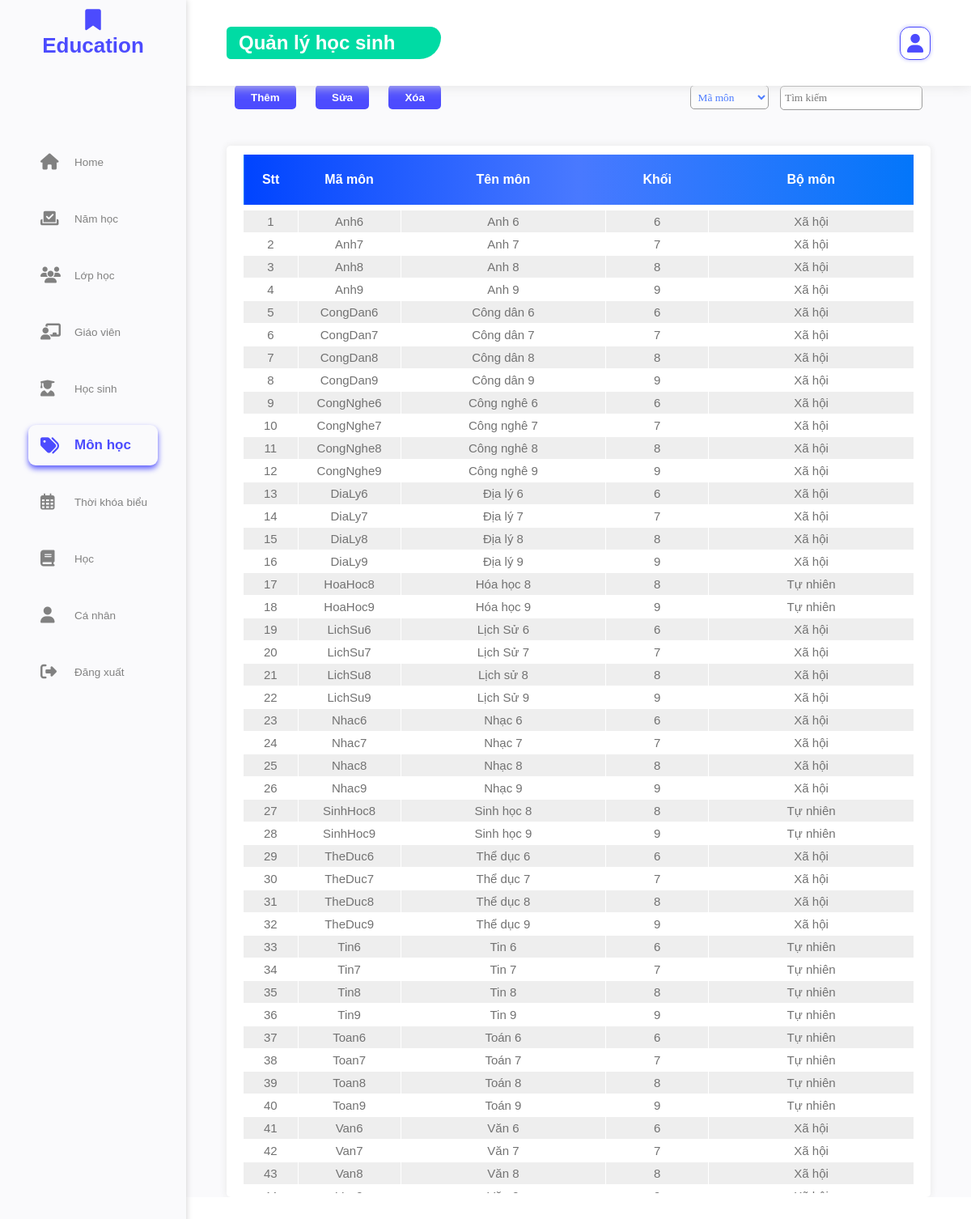
The app's page /Admin/monhoc.php (signed in) with its own data.
### tables this page shows
CREATE TABLE `monhoc` (
  `MaMon` varchar(50) NOT NULL,
  `TenMon` varchar(200) NOT NULL,
  `Khoi` int(11) NOT NULL,
  `MaBoMon` varchar(50) NOT NULL
);

CREATE TABLE `bomon` (
  `MaBoMon` varchar(50) NOT NULL,
  `TenBoMon` varchar(200) NOT NULL
);

### Admin/LogIn/sql.php (called while the page is built, shortened)
<?php
    class SQL{
        var $locahost;
        var $user;
        var $pass;
        var $database;
        function __construct()
        {
             $this->locahost = "localhost";
            $this->user = "root";
            $this->pass = "";
            $this->database = 'quanlyhocsinh5';
        }
        public function getconnect()
        {
            return new mysqli($this->locahost,$this->user,$this->pass,$this->database);
        }
        public function getdata($query)
        {
            $sql = $this->getconnect();
            $data = $sql->query($query);
            return $data;
        }
    }
?>

### Admin/monhoc.php (the view, shortened to what this page needs)
<?php
    require_once "./LogIn/checkloginadmin.php";
    require_once "./LogIn/sql.php";
    $sql = new SQL();
?>
<!DOCTYPE html>
<html lang="en">
<head>
    <link rel="stylesheet" href="./Css/style.css">
</head>
<body>
    <nav>
        <div class="menu_top">
            <i class="fas fa-bookmark"></i>
            <p>Education</p>
        </div>
        <div class="menu_mid">
            <ul class="menu_main">
                <li class="li1 "><a href="./admin.php" class="taga"><i class="fas fa-home i_normal " ></i><p >Home</p></a></li>
                <li class="li1"><a href="./namhoc.php" class="taga"><i class="fas fa-vote-yea i_normal"></i><p>Năm học</p></a></li>
                <li class="li1 "><a href="./lophoc.php" class="taga"><i class="fas fa-users i_normal "></i></i><p>Lớp học</p></a></li>
                <li class="li1 "><a href="./giaovien.php" class="taga"><i class="fas fa-chalkboard-teacher i_normal"></i><p>Giáo viên</p></a></li>
                <li class="li1 "><a href="./hocsinh.php" class="taga"><i class="fas fa-user-graduate i_normal "></i><p >Học sinh</p></a></li>
                <li class="li1 test"><a href="./monhoc.php" class="taga"><i class="fas fa-tags i_normal i_to"></i><p class="to">Môn học</p></a></li>
                <li class="li1"><a href="./thoikhoabieu.php" class="taga"><i class="far fa-calendar-alt i_normal"></i><p>Thời khóa biểu</p></a></li>
                <li class="li1"><a href="./hoc.php" class="taga"><i class="fas fa-book i_normal"></i><p>Học</p></a></li>
                <li class="li1"><a href="./canhan.php" class="taga"><i class="fas fa-user i_normal"></i><p>Cá nhân</p></a></li>
                <li class="li1"><a href="#" id="logout_btn" class="taga"><i class="fas fa-sign-out-alt i_normal"></i><p>Đăng xuất</p></a></li>
            </ul>
        </div>
    </nav>
    <section>
        <header>
            <div class="account">
                <i class="fas fa-user"></i>
            </div>
            <div>
                <h1>Quản lý học sinh</h1>
            </div>
        </header>
        <div class="con">
            <div class="content">
            <div class="chucnang">
                    <div class="chucnangchinh">
                        <input type="button" value="Thêm" id="add_btn">
                        <input type="button" value="Sửa" id="update_btn">
                        <input type="button" value="Xóa" id="delete_btn">
                    </div>
                    <div class="timkiem">
                        <select name="luachontimkiem" class="luachon" id="sel_search">
                            <option value="MaMon">Mã môn</option>
                        </select>
                        <input type="search" placeholder="Tìm kiếm" id="search">
                    </div>
                </div>
                <div class="content_content">
                    <table class="tenbang" cellspacing="0" width="100%" style="margin-bottom: 5px; width: calc(100%-15px);">
                        <tr class="bangtieude">
                            <th width="8%" >Stt</th>
                            <th width="15%">Mã môn</th>
                            <th width="30%">Tên môn</th>
                            <th width="15%">Khối</th>
                            <th width="30%">Bộ môn</th>
                        </tr>
                    </table>
                    <div class="thongtinbang">
                        <table id="table_class" class="bangnd" border="1" cellspacing="0" width="100%">
                            <?php
                                $query = "SELECT * from monhoc inner join bomon on monhoc.MaBoMon = bomon.MaBoMon";
                                $data_monhoc_bang = $sql->getdata($query);
                                $i=1;
                                while($row = $data_monhoc_bang->fetch_assoc()){
                                    echo "
                                        <tr class=\"class noidungbang\">
                                            <td align=\"center\" width=\"8%\" >".$i."</td>
                                            <td align=\"center\" width=\"15%\">".$row['MaMon']."</td>
                                            <td align=\"center\" width=\"30%\">".$row['TenMon']."</td>
                                            <td align=\"center\" width=\"15%\">".$row['Khoi']."</td>
                                            <td align=\"center\" width=\"30%\">".$row['TenBoMon']."</td>
                                        </tr>
                                    ";
                                    $i++;
                                }
                            ?>
                        </table>
                    </div>
                </div>
            </div>
        </div>
    </section>
</body>
</html>

### Admin/assets/Css/style.css (style rules this page uses)
* { margin: 0; padding: 0; }
ul { list-style: none; }
a { color: black; text-decoration: none; }
body { min-width: 800px; height: 100vh; width: 100%; display: flex; font-family: "Montserrat",Arial,Helvetica,sans-serif; }
input, select { font-family: "Montserrat"; }
select { background-color: #fcfcfc; border-color: #4979ff; color: #4979ff; outline: none; }
nav { width: 230px; background-color: #fafafc; z-index: 2; position: fixed; height: 100vh; box-shadow: 0 0 8px rgb(207, 206, 207); }
.menu_top { height: 65px; font-size: 26px; text-align: center; padding: 10px; font-weight: 600; color: #4c4bfe; }
.menu_mid { display: flex; justify-content: center; padding: 0 35px; margin-bottom: 100px; margin-top: 70px; }
.menu_main { width: 100%; }
.menu_main .i_normal { font-size: 20px; min-width: 42px; transition: 0.25s; }
.menu_main .li1 { height: 50px; max-height: 70px; overflow: hidden; width: 100%; display: flex; align-items: center; margin: 20px 0; transition: 0.5s; box-sizing: border-box; }
.menu_main a { display: flex; align-items: center; box-sizing: border-box; padding-left: 15px; color: #818181; font-size: 13.5px; transition: 0.15s; height: 100%; width: 100%; }
.menu_main .to { font-size: 17px; color: #4c4bfe; font-weight: 600; }
.menu_main .i_to { color: #4c4bfe; font-size: 23px; }
.test { border-radius: 9px; box-shadow: 0 4px 7px #5d5dfc; }
section { flex: 1; position: relative; display: flex; flex-direction: column; margin-left: 230px; height: 100%; }
header { width: 100%; height: 7%; box-shadow: 0px 0 15px #e0e0e0; box-sizing: border-box; background-color: white; position: absolute; z-index: 1; display: flex; padding: 0 50px; flex-direction: row-reverse; align-items: center; justify-content: space-between; }
header h1 { color: white; height: 40px; line-height: 40px; padding-left: 15px; width: 250px; border-radius: 10px 25px 50px 10px; background-color: #00dba4; }
.account { display: flex; font-size: 14.5px; font-weight: 600; color: #818181; align-items: center; }
.account i { font-size: 23px; margin-left: 20px; padding: 8px; border-radius: 12px; box-shadow: 0 0 5px #b9b9fc; color: #4c4bfe; border: 1px solid #4c4bfe; }
.con { flex: 1; z-index: 0; height: auto; display: flex; width: 100%; position: absolute; height: 93%; top: 65px; }
.content { background-color: #fafafc; width: 100%; padding: 30px 50px 0px 50px; display: flex; flex-direction: column; height: 100%; box-sizing: border-box; justify-content: space-between; overflow: auto; }
.chucnang { margin: 10px 0; display: flex; justify-content: space-between; height: 6%; }
.chucnang input { margin: 0 10px; padding: 3px 10px; }
.chucnang input[type='button'],.noidungcontent_tkb button { border: none; background-color: #4c4bfe; color: white; padding: 0 20px; height: 30px; font-weight: bold; font-family: "Montserrat",Arial,Helvetica,sans-serif; border-radius: 5px; }
.chucnang input[type='search'],.luachon { height: 30px; border-radius: 5px; border: 0.5px solid rgb(155, 155, 155); padding: 5px; outline: none; }
.content_content { background-color: white; margin: 0; height: 94%; width: 100%; padding: 10px 20px; border-radius: 5px; box-shadow: 0 0 10px rgb(231, 231, 231); box-sizing: border-box; }
table { border-collapse: collapse; }
.content_content table,tr { border: 0.1px solid rgb(255, 255, 255); }
.tenbang { height: 5%; }
.bangtieude { height: 40px; background-image: linear-gradient(to left, #0376fa, #4979ff, #0044ff); color: white; border-radius: 5px; overflow: hidden; }
.thongtinbang { height: 95%; overflow-y: scroll; scrollbar-width: 2px; scrollbar-color: #000000 #f0f0f0; scrollbar-width: thin; }
.noidungbang td { border: 0.1px solid #ffffff; height: 27px; text-align: center; font-size: 15px; color: #727272; cursor: pointer; }
.class_bold { background-color: #eeeeee; }

### records on screen
monhoc: MaMon "Anh6", TenMon "Anh 6", Khoi "6", MaBoMon.TenBoMon "Xã hội"
monhoc: MaMon "Anh7", TenMon "Anh 7", Khoi "7", MaBoMon.TenBoMon "Xã hội"
monhoc: MaMon "Anh8", TenMon "Anh 8", Khoi "8", MaBoMon.TenBoMon "Xã hội"
monhoc: MaMon "Anh9", TenMon "Anh 9", Khoi "9", MaBoMon.TenBoMon "Xã hội"
monhoc: MaMon "CongDan6", TenMon "Công dân 6", Khoi "6", MaBoMon.TenBoMon "Xã hội"
monhoc: MaMon "CongDan7", TenMon "Công dân 7", Khoi "7", MaBoMon.TenBoMon "Xã hội"
monhoc: MaMon "CongDan8", TenMon "Công dân 8", Khoi "8", MaBoMon.TenBoMon "Xã hội"
monhoc: MaMon "CongDan9", TenMon "Công dân 9", Khoi "9", MaBoMon.TenBoMon "Xã hội"
monhoc: MaMon "CongNghe6", TenMon "Công nghê 6", Khoi "6", MaBoMon.TenBoMon "Xã hội"
monhoc: MaMon "CongNghe7", TenMon "Công nghê 7", Khoi "7", MaBoMon.TenBoMon "Xã hội"
monhoc: MaMon "CongNghe8", TenMon "Công nghê 8", Khoi "8", MaBoMon.TenBoMon "Xã hội"
monhoc: MaMon "CongNghe9", TenMon "Công nghê 9", Khoi "9", MaBoMon.TenBoMon "Xã hội"
monhoc: MaMon "DiaLy6", TenMon "Địa lý 6", Khoi "6", MaBoMon.TenBoMon "Xã hội"
monhoc: MaMon "DiaLy7", TenMon "Địa lý 7", Khoi "7", MaBoMon.TenBoMon "Xã hội"
monhoc: MaMon "DiaLy8", TenMon "Địa lý 8", Khoi "8", MaBoMon.TenBoMon "Xã hội"
monhoc: MaMon "DiaLy9", TenMon "Địa lý 9", Khoi "9", MaBoMon.TenBoMon "Xã hội"
monhoc: MaMon "HoaHoc8", TenMon "Hóa học 8", Khoi "8", MaBoMon.TenBoMon "Tự nhiên"
monhoc: MaMon "HoaHoc9", TenMon "Hóa học 9", Khoi "9", MaBoMon.TenBoMon "Tự nhiên"
monhoc: MaMon "LichSu6", TenMon "Lịch Sử 6", Khoi "6", MaBoMon.TenBoMon "Xã hội"
monhoc: MaMon "LichSu7", TenMon "Lịch Sử 7", Khoi "7", MaBoMon.TenBoMon "Xã hội"
monhoc: MaMon "LichSu8", TenMon "Lịch sử 8", Khoi "8", MaBoMon.TenBoMon "Xã hội"
monhoc: MaMon "LichSu9", TenMon "Lịch Sử 9", Khoi "9", MaBoMon.TenBoMon "Xã hội"
monhoc: MaMon "Nhac6", TenMon "Nhạc 6", Khoi "6", MaBoMon.TenBoMon "Xã hội"
monhoc: MaMon "Nhac7", TenMon "Nhạc 7", Khoi "7", MaBoMon.TenBoMon "Xã hội"
monhoc: MaMon "Nhac8", TenMon "Nhạc 8", Khoi "8", MaBoMon.TenBoMon "Xã hội"
monhoc: MaMon "Nhac9", TenMon "Nhạc 9", Khoi "9", MaBoMon.TenBoMon "Xã hội"
monhoc: MaMon "SinhHoc8", TenMon "Sinh học 8", Khoi "8", MaBoMon.TenBoMon "Tự nhiên"
monhoc: MaMon "SinhHoc9", TenMon "Sinh học 9", Khoi "9", MaBoMon.TenBoMon "Tự nhiên"
monhoc: MaMon "TheDuc6", TenMon "Thể dục 6", Khoi "6", MaBoMon.TenBoMon "Xã hội"
monhoc: MaMon "TheDuc7", TenMon "Thể dục 7", Khoi "7", MaBoMon.TenBoMon "Xã hội"
monhoc: MaMon "TheDuc8", TenMon "Thể dục 8", Khoi "8", MaBoMon.TenBoMon "Xã hội"
monhoc: MaMon "TheDuc9", TenMon "Thể dục 9", Khoi "9", MaBoMon.TenBoMon "Xã hội"
monhoc: MaMon "Tin6", TenMon "Tin 6", Khoi "6", MaBoMon.TenBoMon "Tự nhiên"
monhoc: MaMon "Tin7", TenMon "Tin 7", Khoi "7", MaBoMon.TenBoMon "Tự nhiên"
monhoc: MaMon "Tin8", TenMon "Tin 8", Khoi "8", MaBoMon.TenBoMon "Tự nhiên"
monhoc: MaMon "Tin9", TenMon "Tin 9", Khoi "9", MaBoMon.TenBoMon "Tự nhiên"
monhoc: MaMon "Toan6", TenMon "Toán 6", Khoi "6", MaBoMon.TenBoMon "Tự nhiên"
monhoc: MaMon "Toan7", TenMon "Toán 7", Khoi "7", MaBoMon.TenBoMon "Tự nhiên"
monhoc: MaMon "Toan8", TenMon "Toán 8", Khoi "8", MaBoMon.TenBoMon "Tự nhiên"
monhoc: MaMon "Toan9", TenMon "Toán 9", Khoi "9", MaBoMon.TenBoMon "Tự nhiên"
monhoc: MaMon "Van6", TenMon "Văn 6", Khoi "6", MaBoMon.TenBoMon "Xã hội"
monhoc: MaMon "Van7", TenMon "Văn 7", Khoi "7", MaBoMon.TenBoMon "Xã hội"
monhoc: MaMon "Van8", TenMon "Văn 8", Khoi "8", MaBoMon.TenBoMon "Xã hội"
